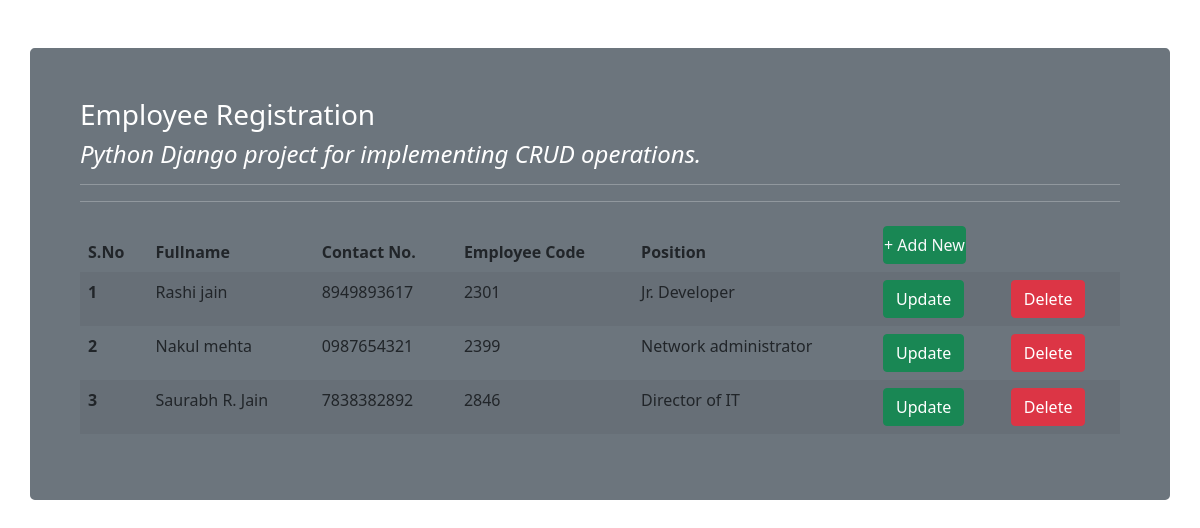
The app's page /employee/list with its own data.
### employee_registration/models.py (models this page shows)
class Employee(models.Model):
    fullname = models.CharField(max_length=100)
    emp_code= models.CharField(max_length=5)
    mobile = models.CharField(max_length=15)
    position = models.ForeignKey(position , on_delete=models.CASCADE)

class position(models.Model):
    title = models.CharField(max_length=50)
    def __str__(self):
        return self.title

### employee_registration/views.py (the view)
# urls.py: path('list', views.e_list,  name="e_list"),
def e_list(request):
    data = {
        'employeelist' : Employee.objects.all()
    }
    return render(request,'employee_list.html', data)

### templates/employee_list.html (shortened to what this page needs)
{% extends 'base.html' %}
{% block content %}
<table class="table  table-striped  table-borderless">
    <thead>
      <tr>
        <th scope="col">S.No</th>
        <th scope="col">Fullname</th>
        <th scope="col">Contact No.</th>
        <th scope="col">Employee Code</th>
        <th scope="col">Position</th>
        <th scope="col">
            <a href= " {% url 'e_form'  %}" class="btn btn-success text-light px-0"> + Add New
            </a>
        </th>
        <th scope="col"></th>
      </tr>
    </thead>
    <tbody>
    {% for i in employeelist %}
      <tr>
        <th scope="row"> {{ forloop.counter }} </th>
        <td>{{i.fullname}}</td>
        <td>{{i.mobile}}</td>
        <td>{{i.emp_code}}</td>
        <td>{{i.position}}</td>
        <td>
             <a href= " {% url 'e_update' i.id %}" class="btn btn-success btn-block"> Update
             </a>
        </td>
        <td>
            <form action= "{% url 'e_delete' i.id %}" method ="post">
                <button type="submit" class="btn btn-danger btn-block "> Delete </button>
            </form>
        </td>
      </tr>
    {% endfor %}
    </tbody>
  </table>
{% endblock content  %}

### templates/base.html (shortened to what this page needs)
<!DOCTYPE html>
<html lang="en">
<head>
    <link href="https://cdn.jsdelivr.net/npm/bootstrap@5.1.3/dist/css/bootstrap.min.css" rel="stylesheet"
>
    <link="https://cdnjs.cloudflare.com/ajax/libs/font-awesome/6.0.0-beta3/css/all.min.css" >
</head>
<body>
    <div class="container border border-secondary border-2 rounded-3 mt-5 bg-secondary p-5">
        <h3 class="text-white"> Employee Registration </h3>
        <h4 class="text-white"> <i class="fa fa-italic" aria-hidden="true">Python Django project for implementing CRUD operations.</i>  </h4>
        <hr class="text-white"> <hr class="text-white">
    {% block content %}
    {% endblock content  %}
</div>
</body>
</html>

### records on screen
Employee: fullname "Rashi jain", mobile "8949893617", emp_code "2301", position "Jr. Developer"
Employee: fullname "Nakul mehta", mobile "0987654321", emp_code "2399", position "Network administrator"
Employee: fullname "Saurabh R. Jain", mobile "7838382892", emp_code "2846", position "Director of IT"
